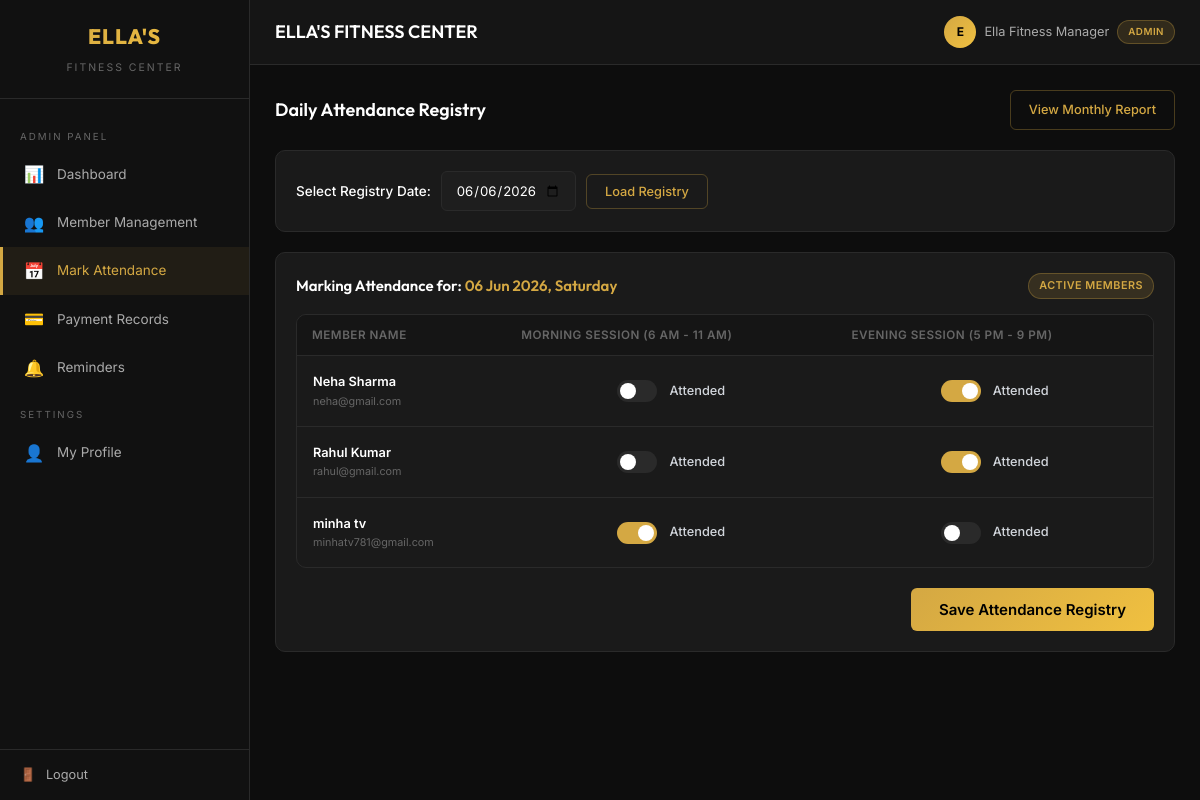
The page /attendance/admin/ (signed in) on the database its author committed.
### accounts/models.py (models this page shows, shortened)
class User(AbstractUser):
    ROLE_CHOICES = [
        ('CLIENT', 'Client'),
        ('ADMIN', 'Admin'),
    ]
    role = models.CharField(max_length=10, choices=ROLE_CHOICES, default='CLIENT')
    phone = models.CharField(max_length=15, blank=True)
    address = models.TextField(blank=True)
    date_of_birth = models.DateField(null=True, blank=True)
    emergency_contact = models.CharField(max_length=15, blank=True)
    @property
    def is_admin_user(self):
        return self.role == 'ADMIN'

### attendance/views.py (the view)
# urls.py: path('admin/', views.admin_attendance, name='admin_attendance'),
@admin_required
def admin_attendance(request):
    today = timezone.now().date()
    selected_date = request.GET.get('date', today.isoformat())
    try:
        from datetime import date as dt_date
        parts = selected_date.split('-')
        selected_date = dt_date(int(parts[0]), int(parts[1]), int(parts[2]))
    except (ValueError, IndexError):
        selected_date = today
    active_member_ids = Membership.objects.filter(
        status='ACTIVE'
    ).values_list('user_id', flat=True).distinct()
    members = User.objects.filter(role='CLIENT', id__in=active_member_ids).order_by('first_name')
    existing = Attendance.objects.filter(date=selected_date)
    attendance_map = {att.user_id: att for att in existing}
    member_data = []
    for member in members:
        att = attendance_map.get(member.id)
        member_data.append({
            'user': member,
            'morning': att.morning_present if att else False,
            'evening': att.evening_present if att else False,
        })
    context = {
        'members': member_data,
        'selected_date': selected_date,
        'today': today,
    }
    return render(request, 'attendance/admin_mark.html', context)

### templates/attendance/admin_mark.html (shortened to what this page needs)
{% extends 'dashboard_base.html' %}
{% block content %}
<div class="section-header">
    <h2>Daily Attendance Registry</h2>
    <a href="{% url 'attendance_report' %}" class="btn btn-outline">View Monthly Report</a>
</div>
<div class="card mb-20">
    <form method="get" style="display: flex; gap: 10px; align-items: center; flex-wrap: wrap;">
        <label for="date-picker" style="font-weight: 500; font-size: 0.9rem; margin-bottom: 0;">Select Registry Date:</label>
        <input type="date" id="date-picker" name="date" value="{{ selected_date|date:'Y-m-d' }}" style="width: auto;" max="{{ today|date:'Y-m-d' }}">
        <button type="submit" class="btn btn-outline">Load Registry</button>
    </form>
</div>
<div class="card">
    <div class="card-header">
        <h3 class="card-title">Marking Attendance for: <span class="text-gold">{{ selected_date|date:"d M Y, l" }}</span></h3>
        <span class="badge badge-gold">Active Members</span>
    </div>
    <form method="post" action="{% url 'save_attendance' %}">
        <div class="table-container mb-20">
            {% if members %}
                <table>
                    <thead>
                        <tr>
                            <th>Member Name</th>
                            <th>Morning Session (6 AM - 11 AM)</th>
                            <th>Evening Session (5 PM - 9 PM)</th>
                        </tr>
                    </thead>
                    <tbody>
                            {% for item in members %}
                                <tr>
                                    <td>
                                        <div style="font-weight: 600; color: #fff;">
                                            {{ item.user.get_full_name }}
                                        </div>
                                        <div style="font-size: 0.72rem; color: var(--text-muted);">
                                            {{ item.user.email }}
                                        </div>
                                    </td>
                                            <td class="attendance-cell">
                                            <div class="attendance-wrapper">
                                                <label class="toggle">
                        <span class="toggle-slider"></span>
                    </label>
                    <span class="attendance-label">Attended</span>
                </div>
            </td>
            <td class="attendance-cell">
                <div class="attendance-wrapper">
                    <label class="toggle">
                        <span class="toggle-slider"></span>
                    </label>
                    <span class="attendance-label">Attended</span>
                </div>
            </td>
        </tr>
    {% endfor %}
</tbody>
                </table>
            {% else %}
                <div class="empty-state" style="padding: 30px;">
                    <h3>No active gym memberships found for this date.</h3>
                    <p>Make sure members have active subscriptions to appear in the registry.</p>
                </div>
            {% endif %}
        </div>
        {% if members %}
            <div style="text-align: right;">
                <button type="submit" class="btn btn-gold btn-lg">Save Attendance Registry</button>
            </div>
        {% endif %}
    </form>
</div>
{% endblock %}

### templates/components/header.html (shortened to what this page needs)
<div class="header">
    <div class="header-left">
        <h1>{% block header_title %}ELLA'S FITNESS CENTER{% endblock %}</h1>
    </div>
    <div class="header-right">
        <div class="header-user">
            <div class="avatar">
                {{ user.first_name|slice:":1"|upper|default:user.username|slice:":1"|upper }}
            </div>
            <span>{{ user.get_full_name|default:user.username }}</span>
            <span class="badge badge-gold" style="font-size: 0.65rem;">{{ user.get_role_display }}</span>
        </div>
    </div>
</div>

### rows shown on the page
User: first_name "E", get_full_name "Ella Fitness Manager", role "ADMIN"
User: user.get_full_name "Neha Sharma", user.email "neha@gmail.com"
User: user.get_full_name "Rahul Kumar", user.email "rahul@gmail.com"
User: user.get_full_name "minha tv", user.email "minhatv781@gmail.com"

### other values the page prints
{{ selected_date|date:"d M Y, l" }} "06 Jun 2026, Saturday"
